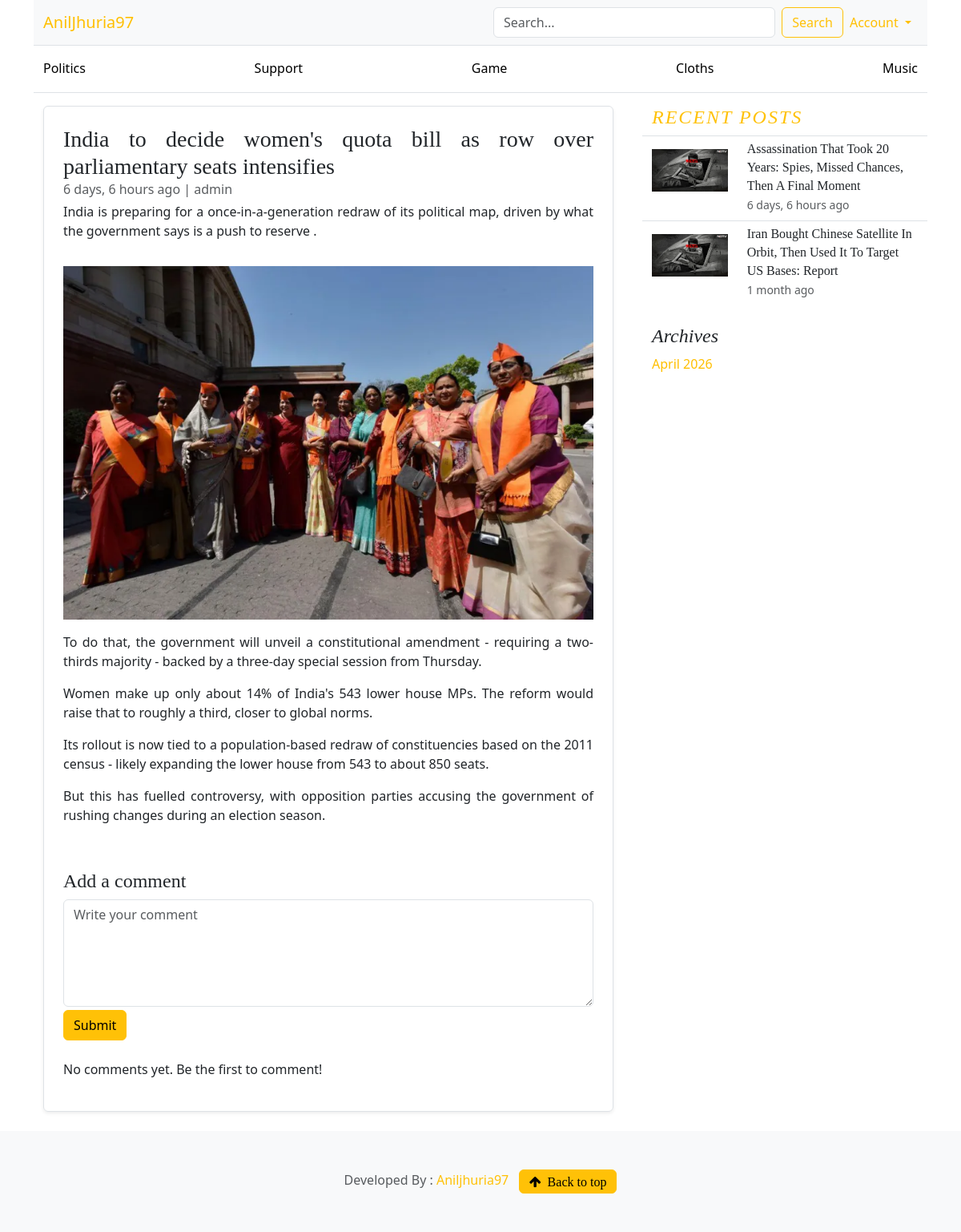
The page /blog/india-to-decide-womens-quota-bill-as-row-over-parliamentary-seats-intensifies/ on the database as committed earlier.
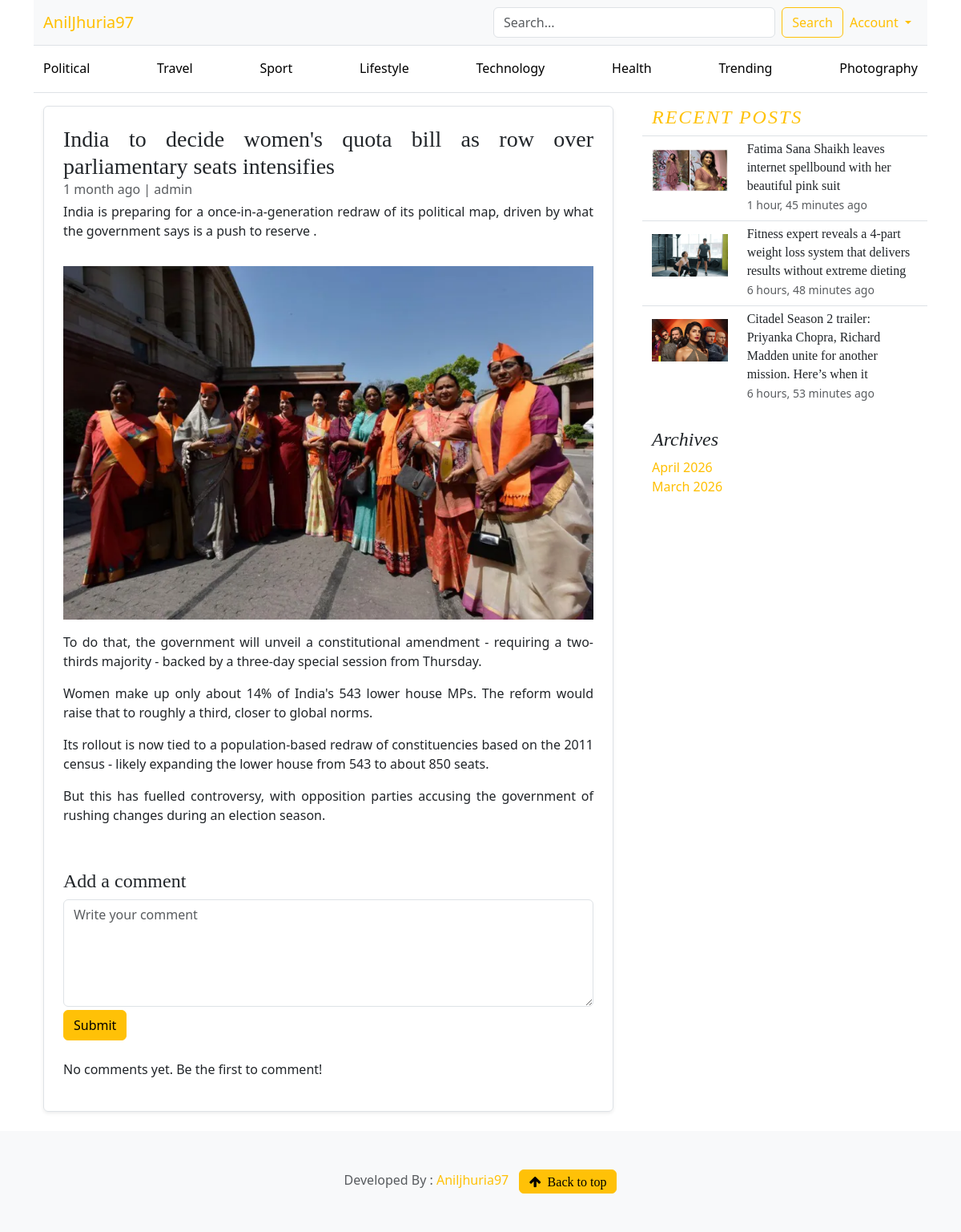
The same page on the database as committed later.
### blogs/models.py (models this page shows, shortened)
class Category(models.Model):
    category_name=models.CharField(max_length=50,unique=True)
    created_at=models.DateTimeField(auto_now_add=True)
    updated_at=models.DateTimeField(auto_now=True)
    class Meta:
        verbose_name_plural='Categories'
    def __str__(self):
        return self.category_name

class Blog(models.Model):
    title=models.CharField(max_length=100)
    slug=models.SlugField(max_length=150,unique=True,blank=True)
    category=models.ForeignKey(Category,on_delete=models.CASCADE)
    auther=models.ForeignKey(User,on_delete=models.CASCADE)
    feature_image=models.ImageField(upload_to='uploads/%Y/%m/%d')
    short_desc=models.TextField(max_length=500)
    blog_body=models.TextField(max_length=2000)
    status=models.CharField(max_length=20,choices=STATUS_CHOICES,default="Draft")
    is_featured=models.BooleanField(default=False)
    created_at=models.DateTimeField(auto_now_add=True)
    updated_at=models.DateTimeField(auto_now=True)
    def __str__(self):
        return self.title

### blogs/views.py (the view, shortened to what this page needs)
# urls.py: path('blog/<str:slug>/',views.blog_details,name='blog_details'),
def blog_details(request,slug):
    post=get_object_or_404(Blog,slug=slug,status="Published")
    recent_posts=Blog.objects.filter(status="Published").exclude(slug=slug).order_by('-updated_at')[:3]
    comments=Comment.objects.filter(blog=post).order_by('-updated_at')
    comments_count=comments.count
    context={
        'post':post,
        'recent_posts':recent_posts,
        'comments':comments,
        'comments_count':comments_count
    }
    return render(request,'blog_details.html',context)

### blogs/context_processors.py (called while the page is built)
def get_categories(request):
    categories = Category.objects.annotate(
            post_count=Count('blog')   # related_name ya default blog_set
        ).order_by('-post_count')[:8]
    return dict(categories=categories)

def get_blog_month(request):
    months = Blog.objects.dates('created_at', 'month', order='DESC')
    return dict(blog_month=months)

### templates/blog_details.html (shortened to what the changed rows need)
{% extends 'base.html' %}
{% block content %}
    <main class="container">
        <div class="row g-5">
            <div class="col-md-8">
                <div class="row g-0 border rounded overflow-hidden flex-md-row mb-4 shadow-sm position-relative">
                    <div class="col p-4 d-flex flex-column position-static text-justify">
                        <h3 class="mb-0">{{ post }}</h3>
                        <div class="mb-1 text-body-secondary">{{ post.created_at | timesince }} ago | {{ post.auther}}</div>
                        <p class="card-text mb-auto">
                           {{ post.short_desc |linebreaks }}
                        </p>
                        <img src="{{ post.feature_image.url}}">
                        <p> {{ post.blog_body |linebreaks }}</p>
                        <br>
                        <div class="form-group">
                            <h4>Add a comment</h4>
                            <form method="post" action="">
                            </form>
                        </div>
                        <br>
                        {% if comments %}
                        <div class="row d-flex">
                            <div class="col-md-12">
                                <div class="card">
                                    <div class="card-body p-4">
                                        <h4 class="mb-4 pb-2">Comments ({{ comments_count }})</h4>
                                        <div class="row" style="max-height: 200px;overflow-y: scroll;">
                                            {% for comment in comments %}
                                                <div class="d-flex flex-start mb-3">
                                                    <i class="fa fa-user-circle rounded-circle shadow-1-strong me-3 fa-2x"></i>
                                                    <div class="flex-grow-1 ms-3">
                                                        <p class="mb-1">
                                                            <strong class="text-capitalize">{{ comment.user.username }}</strong>
                                                            <span class="small text-muted">
                                                                - {{ comment.created_at|timesince }} ago
                                                            </span>
                                                        </p>
                                                        <p class="small mb-2">
                                                            {{ comment.comment }}
                                                        </p>
                                                    </div>
                                                </div>
                                                <hr class="mb-1" />
                                            {% endfor %}
                                        </div>
                                    </div>
                                </div>
                            </div>
                        </div>
                        {% else %}
                        <p>No comments yet. Be the first to comment!</p>
                        {% endif %}
                    </div>
                </div>
            </div>
            <div class="col-md-4">
                <div class="position-sticky" style="top: 2rem">
                    <div>
                        {% for post in recent_posts %}
                            <div class="row border-top mb-2">
                                <div class="col-lg-4  col-xs-12 gap-3 align-items-start py-3">
                                    <a class="link-body-emphasis text-decoration-none"
                                        href="{% url 'blog_details' post.slug %}">
                                            <img src="{{ post.feature_image.url }}" class="bd-placeholder-img w-100">
                                    </a>
                                </div>
                                <div class="col-lg-8 col-xs-12">
                                    <h6 class="mb-0 mt-1" style="line-height: 23px;">{{ post}}</h6>
                                    <small class="text-body-secondary ">{{ post.updated_at | timesince  }} ago</small>
                                </div>
                            </div>
                        {% endfor %}
                    </div>
                    <div class="pt-4 pb-4">
                        <ol class="list-unstyled mb-0">
                            {% for m in blog_month %}
                             <li><a href="{% url 'blogs_list' m|date:'Y' m|date:'n' %}">{{ m | date:"F Y" }}</a></li>
                            {% endfor %}
                        </ol>
                    </div>
                </div>
            </div>
        </div>
    </main>
  {% endblock  %}

### templates/base.html (shortened to what this page needs)
{% load static %}
<!doctype html>
<html lang="en" data-bs-theme="auto">
<head>
    <link href="{% static 'css/bootstrap.min.css' %} " rel="stylesheet" />
    <link href="{% static 'css/blog.css' %} " rel="stylesheet" />
    <link href="{% static 'css/custom.css' %}" rel="stylesheet" />
    <link rel="stylesheet" href="https://cdnjs.cloudflare.com/ajax/libs/font-awesome/4.7.0/css/font-awesome.min.css">
    <link rel="stylesheet" href="https://cdn.jsdelivr.net/npm/swiper/swiper-bundle.min.css"/>
</head>
<body>
    <div class="container">
        <nav class="navbar navbar-expand-lg navbar-light bg-light border-bottom">
            <div class="container-fluid">
                <a class="navbar-brand col-lg-6" href="/">AnilJhuria97</a>
                <div class="collapse navbar-collapse" id="navbarContent">
                <form class="d-flex my-2 my-lg-0 w-100" action="{% url 'search' %}" method="get">
                    <input class="form-control me-2" type="text" name="keyword" placeholder="Search...">
                    <button class="btn btn-outline-warning" type="submit">Search</button>
                </form>
                <ul class="navbar-nav ms-auto mt-2 mt-lg-0">
                    <li class="nav-item dropdown">
                    <a class="nav-link dropdown-toggle btn btn-outline-warning"
                        href="#" data-bs-toggle="dropdown">
                        Account
                    </a>
                    </li>
                </ul>
                </div>
            </div>
            </nav>
            <div class="border-bottom d-none d-lg-block">
                <div class="container-fluid">
                    <nav class="nav nav-underline py-2 justify-content-between">
                    {% for cat in categories %}
                        <a class="nav-link link-body-emphasis"
                        href="{% url 'posts_by_category' cat.id %}">
                        {{ cat }}
                        </a>
                    {% endfor %}
                    </nav>
                </div>
            </div>
        <div class="mt-3">
            {% block content %}
            {% endblock %}
        </div>
    </div>
  <footer class="py-5 text-center text-body-secondary bg-body-tertiary">
        <p class="mb-0">Developed By :
            <a class="text-warning font-weight-bold" href="https://mail.google.com/mail/?view=cm&fs=1&to=aniljhuria97@gmail.com" target="_blank">
                Aniljhuria97
            </a> &nbsp;
            <a href="#"><i class="fa fa-arrow-up btn btn-warning">&nbsp; Back to top</i> </a></p>
    </footer>
</body>
</html>

Rows that differ between the two databases and show on the page:
no longer on this page (row edited): Blog: feature_image (picture), title "Assassination That Took 20 Years: Spies, Missed Chances, Then A Final Moment", updated_at "6 days, 6 hours"
no longer on this page (row edited): Blog: feature_image (picture), title "Iran Bought Chinese Satellite In Orbit, Then Used It To Target US Bases: Report", updated_at "1 month"
changed Category: category_name "Politics" → "Political"
changed Category: category_name "Support" → "Travel"
changed Category: category_name "Game" → "Sport"
changed Category: category_name "Cloths" → "Lifestyle"
changed Category: category_name "Music" → "Technology"
added Category: category_name "Health"
added Category: category_name "Trending"
added Category: category_name "Photography"
changed Blog "India to decide women's quota bill as row over parliamentary seats intensifies": created_at "6 days, 6 hours" → "1 month"
added Blog: feature_image (picture), title "Fatima Sana Shaikh leaves internet spellbound with her beautiful pink suit", updated_at "1 hour, 45 minutes"
added Blog: feature_image (picture), title "Fitness expert reveals a 4-part weight loss system that delivers results without extreme dieting", updated_at "6 hours, 48 minutes"
added Blog: feature_image (picture), title "Citadel Season 2 trailer: Priyanka Chopra, Richard Madden unite for another mission. Here’s when it", updated_at "6 hours, 53 minutes"
Other text that changed with them:
new list line: "March 2026"
